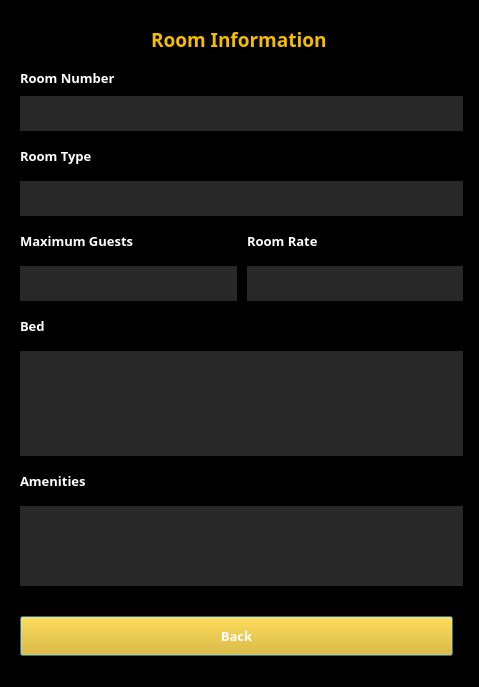
<?xml version="1.0" encoding="UTF-8"?>
<ui version="4.0">
 <class>Dialog</class>
 <widget class="QDialog" name="Dialog">
  <property name="geometry">
   <rect>
    <x>0</x>
    <y>0</y>
    <width>479</width>
    <height>687</height>
   </rect>
  </property>
  <property name="windowTitle">
   <string>Dialog</string>
  </property>
  <property name="styleSheet">
   <string notr="true">background-color: rgb(0, 0, 0);</string>
  </property>
  <layout class="QGridLayout" name="gridLayout">
   <item row="0" column="0">
    <widget class="QWidget" name="widget" native="true">
     <property name="styleSheet">
      <string notr="true">background-color: rgb(0, 0, 0);</string>
     </property>
     <layout class="QVBoxLayout" name="verticalLayout">
      <property name="spacing">
       <number>0</number>
      </property>
      <property name="leftMargin">
       <number>0</number>
      </property>
      <property name="topMargin">
       <number>0</number>
      </property>
      <property name="rightMargin">
       <number>0</number>
      </property>
      <property name="bottomMargin">
       <number>0</number>
      </property>
      <item>
       <widget class="QWidget" name="widget_2" native="true">
        <layout class="QGridLayout" name="gridLayout_2">
         <property name="topMargin">
          <number>15</number>
         </property>
         <property name="bottomMargin">
          <number>0</number>
         </property>
         <item row="3" column="0">
          <widget class="Line" name="line">
           <property name="orientation">
            <enum>Qt::Horizontal</enum>
           </property>
          </widget>
         </item>
         <item row="0" column="0" alignment="Qt::AlignHCenter|Qt::AlignTop">
          <widget class="QLabel" name="label">
           <property name="font">
            <font>
             <family>Century Gothic</family>
             <pointsize>14</pointsize>
             <weight>75</weight>
             <bold>true</bold>
            </font>
           </property>
           <property name="styleSheet">
            <string notr="true">color: rgb(245, 188, 0);</string>
           </property>
           <property name="text">
            <string>Room Information</string>
           </property>
          </widget>
         </item>
         <item row="1" column="0">
          <spacer name="verticalSpacer">
           <property name="orientation">
            <enum>Qt::Vertical</enum>
           </property>
           <property name="sizeType">
            <enum>QSizePolicy::Fixed</enum>
           </property>
           <property name="sizeHint" stdset="0">
            <size>
             <width>20</width>
             <height>10</height>
            </size>
           </property>
          </spacer>
         </item>
         <item row="2" column="0">
          <widget class="QLabel" name="label_7">
           <property name="font">
            <font>
             <family>Century Gothic</family>
             <pointsize>10</pointsize>
             <weight>75</weight>
             <bold>true</bold>
            </font>
           </property>
           <property name="styleSheet">
            <string notr="true">color: rgb(255, 255, 255);</string>
           </property>
           <property name="text">
            <string>Room Number</string>
           </property>
          </widget>
         </item>
        </layout>
       </widget>
      </item>
      <item>
       <widget class="QWidget" name="widget_3" native="true">
        <layout class="QVBoxLayout" name="verticalLayout_2">
         <property name="spacing">
          <number>5</number>
         </property>
         <property name="topMargin">
          <number>0</number>
         </property>
         <property name="rightMargin">
          <number>5</number>
         </property>
         <item>
          <widget class="QLabel" name="txtVRRoomNum">
           <property name="minimumSize">
            <size>
             <width>0</width>
             <height>35</height>
            </size>
           </property>
           <property name="font">
            <font>
             <family>Century Gothic</family>
             <pointsize>10</pointsize>
            </font>
           </property>
           <property name="styleSheet">
            <string notr="true">background-color: rgb(40, 40, 40);
color: rgb(255, 255, 255);</string>
           </property>
           <property name="text">
            <string/>
           </property>
           <property name="alignment">
            <set>Qt::AlignCenter</set>
           </property>
          </widget>
         </item>
         <item>
          <widget class="QLabel" name="label_3">
           <property name="minimumSize">
            <size>
             <width>0</width>
             <height>40</height>
            </size>
           </property>
           <property name="maximumSize">
            <size>
             <width>16777215</width>
             <height>40</height>
            </size>
           </property>
           <property name="font">
            <font>
             <family>Century Gothic</family>
             <pointsize>10</pointsize>
             <weight>75</weight>
             <bold>true</bold>
            </font>
           </property>
           <property name="styleSheet">
            <string notr="true">color: rgb(255, 255, 255);</string>
           </property>
           <property name="text">
            <string>Room Type</string>
           </property>
          </widget>
         </item>
         <item>
          <widget class="QLabel" name="txtVRroomtype">
           <property name="minimumSize">
            <size>
             <width>0</width>
             <height>35</height>
            </size>
           </property>
           <property name="font">
            <font>
             <family>Century Gothic</family>
             <pointsize>10</pointsize>
            </font>
           </property>
           <property name="layoutDirection">
            <enum>Qt::LeftToRight</enum>
           </property>
           <property name="styleSheet">
            <string notr="true">background-color: rgb(40, 40, 40);
color: rgb(255, 255, 255);</string>
           </property>
           <property name="text">
            <string/>
           </property>
           <property name="alignment">
            <set>Qt::AlignCenter</set>
           </property>
          </widget>
         </item>
         <item>
          <widget class="QWidget" name="widget_7" native="true">
           <layout class="QHBoxLayout" name="horizontalLayout_3">
            <property name="spacing">
             <number>10</number>
            </property>
            <property name="leftMargin">
             <number>0</number>
            </property>
            <property name="topMargin">
             <number>0</number>
            </property>
            <property name="rightMargin">
             <number>0</number>
            </property>
            <property name="bottomMargin">
             <number>0</number>
            </property>
            <item>
             <widget class="QLabel" name="label_4">
              <property name="minimumSize">
               <size>
                <width>0</width>
                <height>40</height>
               </size>
              </property>
              <property name="maximumSize">
               <size>
                <width>16777215</width>
                <height>40</height>
               </size>
              </property>
              <property name="font">
               <font>
                <family>Century Gothic</family>
                <pointsize>10</pointsize>
                <weight>75</weight>
                <bold>true</bold>
               </font>
              </property>
              <property name="styleSheet">
               <string notr="true">color: rgb(255, 255, 255);</string>
              </property>
              <property name="text">
               <string>Maximum Guests</string>
              </property>
             </widget>
            </item>
            <item>
             <widget class="QLabel" name="label_5">
              <property name="minimumSize">
               <size>
                <width>0</width>
                <height>40</height>
               </size>
              </property>
              <property name="maximumSize">
               <size>
                <width>16777215</width>
                <height>40</height>
               </size>
              </property>
              <property name="font">
               <font>
                <family>Century Gothic</family>
                <pointsize>10</pointsize>
                <weight>75</weight>
                <bold>true</bold>
               </font>
              </property>
              <property name="styleSheet">
               <string notr="true">color: rgb(255, 255, 255);</string>
              </property>
              <property name="text">
               <string>Room Rate</string>
              </property>
             </widget>
            </item>
           </layout>
          </widget>
         </item>
         <item>
          <widget class="QWidget" name="widget_6" native="true">
           <layout class="QHBoxLayout" name="horizontalLayout_2">
            <property name="spacing">
             <number>0</number>
            </property>
            <property name="leftMargin">
             <number>0</number>
            </property>
            <property name="topMargin">
             <number>0</number>
            </property>
            <property name="rightMargin">
             <number>0</number>
            </property>
            <property name="bottomMargin">
             <number>0</number>
            </property>
            <item>
             <widget class="QLabel" name="txtVRmaxguests">
              <property name="minimumSize">
               <size>
                <width>0</width>
                <height>35</height>
               </size>
              </property>
              <property name="font">
               <font>
                <family>Century Gothic</family>
                <pointsize>10</pointsize>
               </font>
              </property>
              <property name="styleSheet">
               <string notr="true">background-color: rgb(40, 40, 40);
color: rgb(255, 255, 255);</string>
              </property>
              <property name="text">
               <string/>
              </property>
              <property name="alignment">
               <set>Qt::AlignCenter</set>
              </property>
             </widget>
            </item>
            <item>
             <spacer name="horizontalSpacer_2">
              <property name="orientation">
               <enum>Qt::Horizontal</enum>
              </property>
              <property name="sizeType">
               <enum>QSizePolicy::Fixed</enum>
              </property>
              <property name="sizeHint" stdset="0">
               <size>
                <width>10</width>
                <height>20</height>
               </size>
              </property>
             </spacer>
            </item>
            <item>
             <widget class="QLabel" name="txtVRroomrate">
              <property name="minimumSize">
               <size>
                <width>0</width>
                <height>35</height>
               </size>
              </property>
              <property name="font">
               <font>
                <family>Century Gothic</family>
                <pointsize>10</pointsize>
               </font>
              </property>
              <property name="styleSheet">
               <string notr="true">background-color: rgb(40, 40, 40);
color: rgb(255, 255, 255);</string>
              </property>
              <property name="text">
               <string/>
              </property>
              <property name="alignment">
               <set>Qt::AlignCenter</set>
              </property>
             </widget>
            </item>
           </layout>
          </widget>
         </item>
         <item>
          <widget class="QLabel" name="label_2">
           <property name="minimumSize">
            <size>
             <width>0</width>
             <height>40</height>
            </size>
           </property>
           <property name="maximumSize">
            <size>
             <width>16777215</width>
             <height>40</height>
            </size>
           </property>
           <property name="font">
            <font>
             <family>Century Gothic</family>
             <pointsize>10</pointsize>
             <weight>75</weight>
             <bold>true</bold>
            </font>
           </property>
           <property name="styleSheet">
            <string notr="true">color: rgb(255, 255, 255);</string>
           </property>
           <property name="text">
            <string>Bed</string>
           </property>
          </widget>
         </item>
         <item>
          <widget class="QWidget" name="widget_5" native="true">
           <layout class="QHBoxLayout" name="horizontalLayout">
            <property name="spacing">
             <number>0</number>
            </property>
            <property name="leftMargin">
             <number>0</number>
            </property>
            <property name="topMargin">
             <number>0</number>
            </property>
            <property name="rightMargin">
             <number>0</number>
            </property>
            <property name="bottomMargin">
             <number>0</number>
            </property>
            <item>
             <widget class="QTextBrowser" name="txtVRbed">
              <property name="font">
               <font>
                <family>Century Gothic</family>
                <pointsize>10</pointsize>
               </font>
              </property>
              <property name="styleSheet">
               <string notr="true">background-color: rgb(40, 40, 40);
color: rgb(255, 255, 255);
border: none;</string>
              </property>
              <property name="html">
               <string>&lt;!DOCTYPE HTML PUBLIC &quot;-//W3C//DTD HTML 4.0//EN&quot; &quot;http://www.w3.org/TR/REC-html40/strict.dtd&quot;&gt;
&lt;html&gt;&lt;head&gt;&lt;meta name=&quot;qrichtext&quot; content=&quot;1&quot; /&gt;&lt;style type=&quot;text/css&quot;&gt;
p, li { white-space: pre-wrap; }
&lt;/style&gt;&lt;/head&gt;&lt;body style=&quot; font-family:'Century Gothic'; font-size:10pt; font-weight:400; font-style:normal;&quot;&gt;
&lt;p style=&quot;-qt-paragraph-type:empty; margin-top:0px; margin-bottom:0px; margin-left:0px; margin-right:0px; -qt-block-indent:0; text-indent:0px;&quot;&gt;&lt;br /&gt;&lt;/p&gt;&lt;/body&gt;&lt;/html&gt;</string>
              </property>
             </widget>
            </item>
           </layout>
          </widget>
         </item>
         <item>
          <widget class="QLabel" name="label_6">
           <property name="minimumSize">
            <size>
             <width>0</width>
             <height>40</height>
            </size>
           </property>
           <property name="maximumSize">
            <size>
             <width>16777215</width>
             <height>40</height>
            </size>
           </property>
           <property name="font">
            <font>
             <family>Century Gothic</family>
             <pointsize>10</pointsize>
             <weight>75</weight>
             <bold>true</bold>
            </font>
           </property>
           <property name="styleSheet">
            <string notr="true">color: rgb(255, 255, 255);</string>
           </property>
           <property name="text">
            <string>Amenities</string>
           </property>
          </widget>
         </item>
         <item>
          <widget class="QTextBrowser" name="txtVRamenities">
           <property name="minimumSize">
            <size>
             <width>0</width>
             <height>80</height>
            </size>
           </property>
           <property name="maximumSize">
            <size>
             <width>16777215</width>
             <height>80</height>
            </size>
           </property>
           <property name="font">
            <font>
             <family>Century Gothic</family>
             <pointsize>10</pointsize>
            </font>
           </property>
           <property name="styleSheet">
            <string notr="true">background-color: rgb(40, 40, 40);
color: rgb(255, 255, 255);
border: none;</string>
           </property>
          </widget>
         </item>
        </layout>
       </widget>
      </item>
     </layout>
    </widget>
   </item>
   <item row="1" column="0">
    <widget class="QWidget" name="widget_4" native="true">
     <layout class="QGridLayout" name="gridLayout_6">
      <property name="topMargin">
       <number>5</number>
      </property>
      <property name="rightMargin">
       <number>15</number>
      </property>
      <property name="bottomMargin">
       <number>20</number>
      </property>
      <item row="1" column="0">
       <widget class="QPushButton" name="btnARcancel">
        <property name="minimumSize">
         <size>
          <width>0</width>
          <height>40</height>
         </size>
        </property>
        <property name="font">
         <font>
          <family>Century Gothic</family>
          <pointsize>10</pointsize>
          <weight>75</weight>
          <bold>true</bold>
         </font>
        </property>
        <property name="styleSheet">
         <string notr="true">QPushButton {
	
	color: rgb(255, 255, 255);
	background-color: rgb(239, 183, 0);
}

QPushButton:hover {
	background-color: rgb(255, 200, 0);
}

QPushButton:pressed {
	
	background-color: rgb(212, 163, 0);
}</string>
        </property>
        <property name="text">
         <string>Back</string>
        </property>
       </widget>
      </item>
      <item row="0" column="0">
       <spacer name="verticalSpacer_2">
        <property name="orientation">
         <enum>Qt::Vertical</enum>
        </property>
        <property name="sizeType">
         <enum>QSizePolicy::Fixed</enum>
        </property>
        <property name="sizeHint" stdset="0">
         <size>
          <width>20</width>
          <height>10</height>
         </size>
        </property>
       </spacer>
      </item>
     </layout>
    </widget>
   </item>
  </layout>
 </widget>
 <resources/>
 <connections>
  <connection>
   <sender>btnARcancel</sender>
   <signal>clicked()</signal>
   <receiver>Dialog</receiver>
   <slot>close()</slot>
   <hints>
    <hint type="sourcelabel">
     <x>237</x>
     <y>529</y>
    </hint>
    <hint type="destinationlabel">
     <x>239</x>
     <y>313</y>
    </hint>
   </hints>
  </connection>
 </connections>
</ui>
